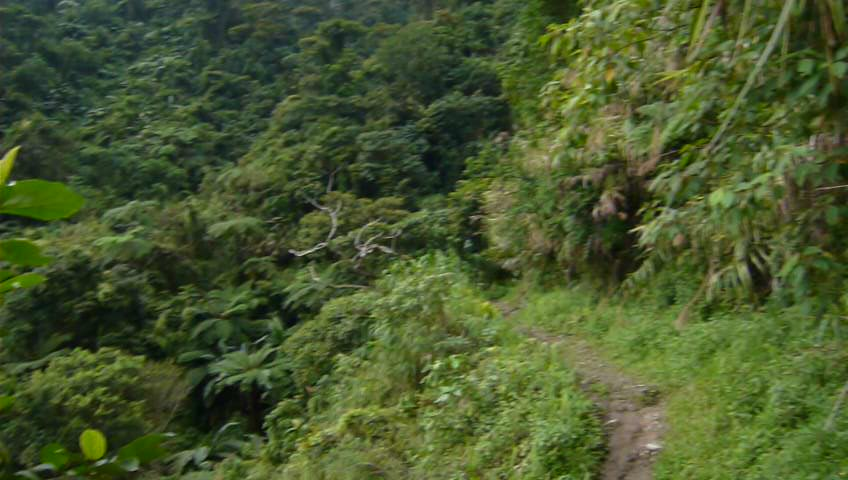
#> input picture datasetColor/100401.jpg, 848 x 480 px
$ python -i ShapeDetector.py   (imports and definitions only)
#> lines starting #> are read from the running program, lines starting #| are printed output that depends on the picture; after the words box and inside, x2 and y2 are one past the last pixel; in counts of white or black regions, pixels touching at a corner belong together
#> further down, picture is the input picture: shape (480, 848, 3); mean B, G, R 45.9, 88.3, 72.3
import cv2
from math import copysign,log10
import imutils
import numpy as np


class ShapeDetector:
    def detect(self,image):
        kernel = cv2.getStructuringElement(cv2.MORPH_ELLIPSE,(3,3))
        caracter = []

        #-------------------- Pretraitement------------------------

        gray = cv2.cvtColor(image, cv2.COLOR_BGR2GRAY)
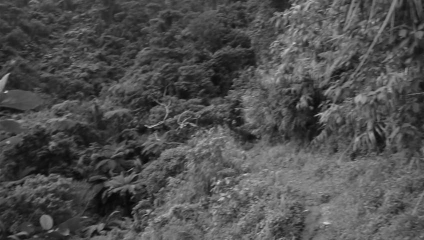
#> gray: shape (480, 848) (shown at 1/2 size); min 1, max 227, mean 78.7
        gray = cv2.GaussianBlur(gray,(7,7),1)


        #------------------- Seuillage ----------------------------
        #Le seuillage adaptatif est la méthode dans laquelle
        #la valeur de seuil est calculée pour des régions plus petites.
        #Cela conduit à différentes valeurs de seuil pour différentes régions
        #en ce qui concerne le changement d'éclairage.
        #Nous utilisons cv2.adaptiveThreshold pour cela.

        #cv2.ADAPTIVE_THRESH_GAUSSIAN_C : il s'agit d'une somme pondérée du voisinage
        #blockSize×blockSize d'un point moins une constante.

        seuil = cv2.adaptiveThreshold(gray,255,cv2.ADAPTIVE_THRESH_GAUSSIAN_C,cv2.THRESH_BINARY_INV,11,2)
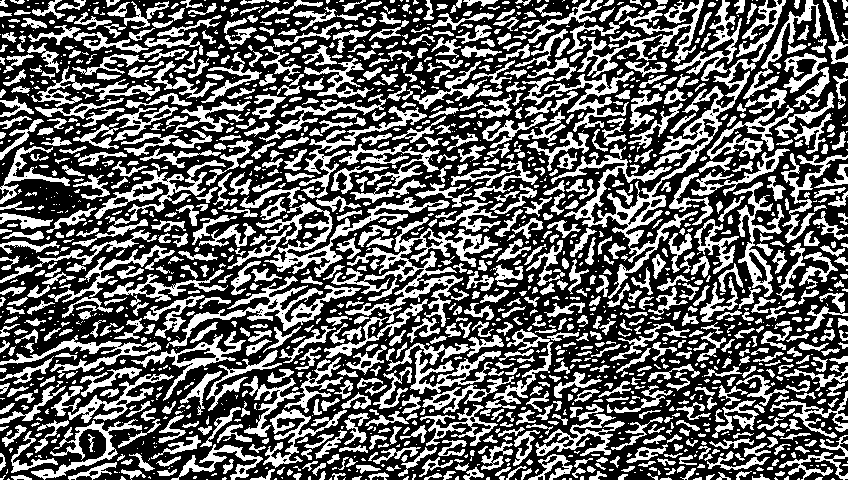
#> seuil: shape (480, 848); 38.7% white; 1761 white regions (808 under 20 px), largest, box (x1, y1, x2, y2) and area: (551, 59, 756, 299) 5515, (331, 217, 498, 327) 3990, (256, 197, 450, 277) 2879

        #------------------- Dilatation puis erosion --------------
        dilate = cv2.dilate(seuil,kernel,iterations=1)
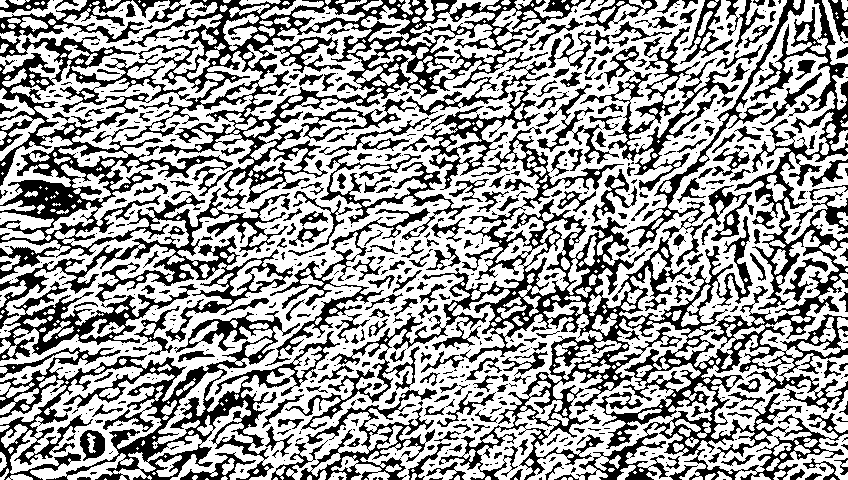
#> dilate: shape (480, 848); 61.8% white; 646 black regions (365 under 20 px), largest, box (x1, y1, x2, y2) and area: (285, 0, 848, 480) 47613, (0, 0, 586, 342) 41563, (0, 311, 340, 480) 14738
        erode = cv2.erode(dilate,kernel,iterations=1)
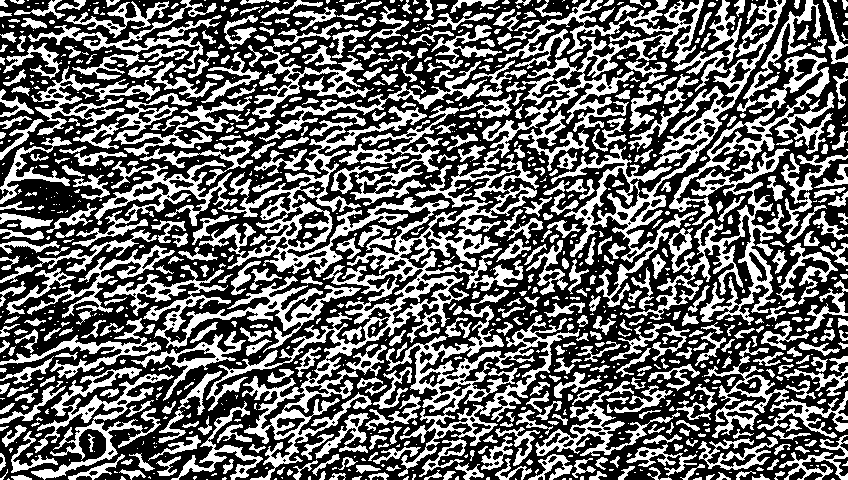
#> erode: shape (480, 848); 40.4% white; 1098 white regions (539 under 20 px)

        #cv2.imshow("Requete",erode)
        #cv2.waitKey(0)
        #------------------- Extraire les contoures ---------------

        contours= cv2.findContours(erode, cv2.RETR_EXTERNAL,cv2.CHAIN_APPROX_SIMPLE)
#> contours = 1078 contours, 637 with area under 20; largest, box (x1, y1, x2, y2) and area: (72, 101, 552, 480) 27147, (386, 290, 580, 477) 9170, (551, 0, 786, 307) 8594, (498, 0, 742, 132) 6948, (624, 148, 790, 325) 5487
        contours = imutils.grab_contours(contours)
        if (len(contours) != 0) :

            #--------------- Extraire le plus grand contour -------

            cntrMax = max(contours,key = cv2.contourArea)
#> cntrMax = contour of 5399 points, box (x1, y1, x2, y2) (72, 101, 552, 480), area 27147

            moments = cv2.moments(cntrMax)
#> moments = moments, m00 27147, centre m10/m00, m01/m00 = (348.8, 259.2)

            moments = cv2.HuMoments(moments)
#> moments = [0.63, 0.0299, 0.109, 0.0109, 4.65e-05, 0.00138, 0.000372]


            for i in range(0,7):
                if (abs(moments[i]) != 0) :
                    moments[i] = -1* copysign(1.0, moments[i]) * log10(abs(moments[i]))
                    caracter.extend(moments[i])
                else:
                    for i in range(0,7):
                            vecteur = [0]
                            caracter.extend(vecteur)
#> after the loop, caracter = [0.2, 1.53, 0.961, 1.96, 4.33, 2.86, 3.43]; moments = [0.2, 1.53, 0.961, 1.96, 4.33, 2.86, 3.43]
        else:
            for i in range(0,7):
                    vecteur = [0]
                    caracter.extend(vecteur)

        return caracter

>>> import cv2
>>> picture = cv2.imread('../datasetColor/100401.jpg')
>>> result = ShapeDetector().detect(picture)
#> result = [0.2, 1.53, 0.961, 1.96, 4.33, 2.86, 3.43]

$ run again, on datasetColor/100502.jpg
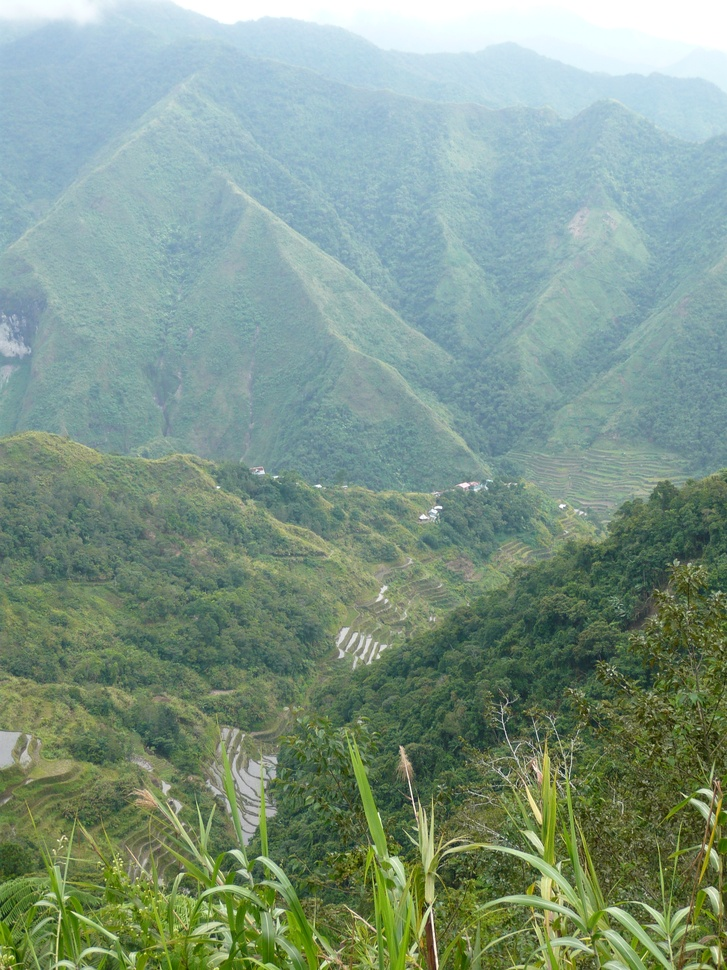
#> input picture datasetColor/100502.jpg, 727 x 970 px, shrunk from 2448 x 3264 before the run
#> picture is the input picture: shape (970, 727, 3); mean B, G, R 135.8, 151.8, 128
#> in detect, `seuil = cv2.adaptiveThreshold(gray,255,cv2.ADAPTIVE_THRESH_GAUSSIAN_C,..`:
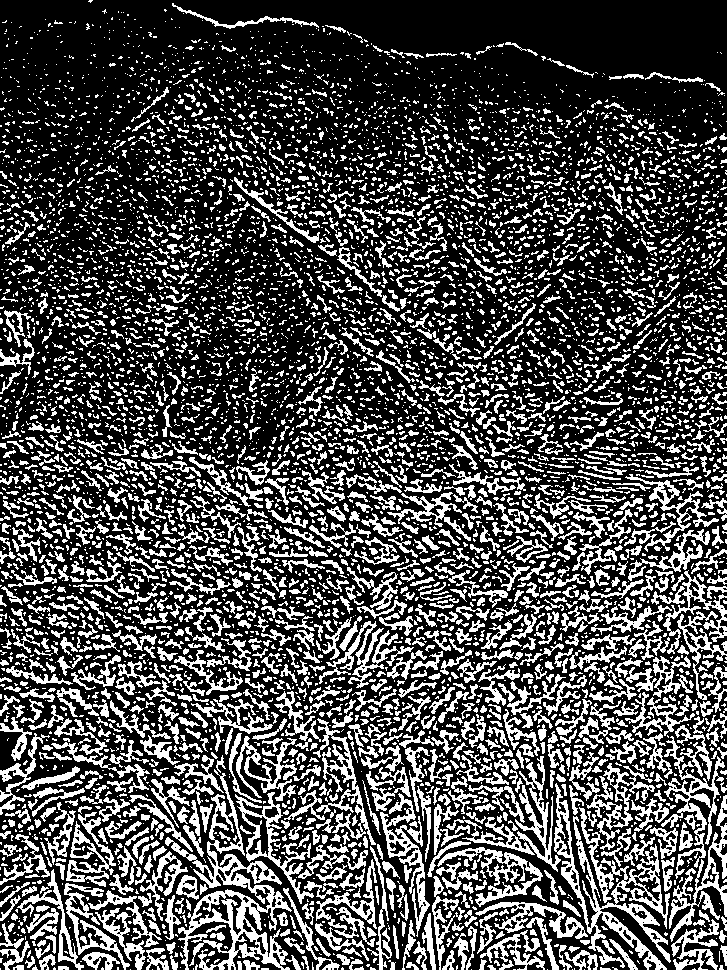
#> seuil: shape (970, 727); 29.8% white; 7111 white regions (5158 under 20 px), largest, box (x1, y1, x2, y2) and area: (165, 769, 292, 970) 5853, (554, 783, 671, 970) 5169, (661, 725, 725, 879) 2401
#> dilate: shape (970, 727); 54% white; 1839 black regions (1257 under 20 px), largest, box (x1, y1, x2, y2) and area: (0, 0, 727, 752) 250072, (382, 602, 623, 726) 3329, (11, 731, 139, 909) 2662
#> in detect, `erode = cv2.erode(dilate,kernel,iterations=1)`:
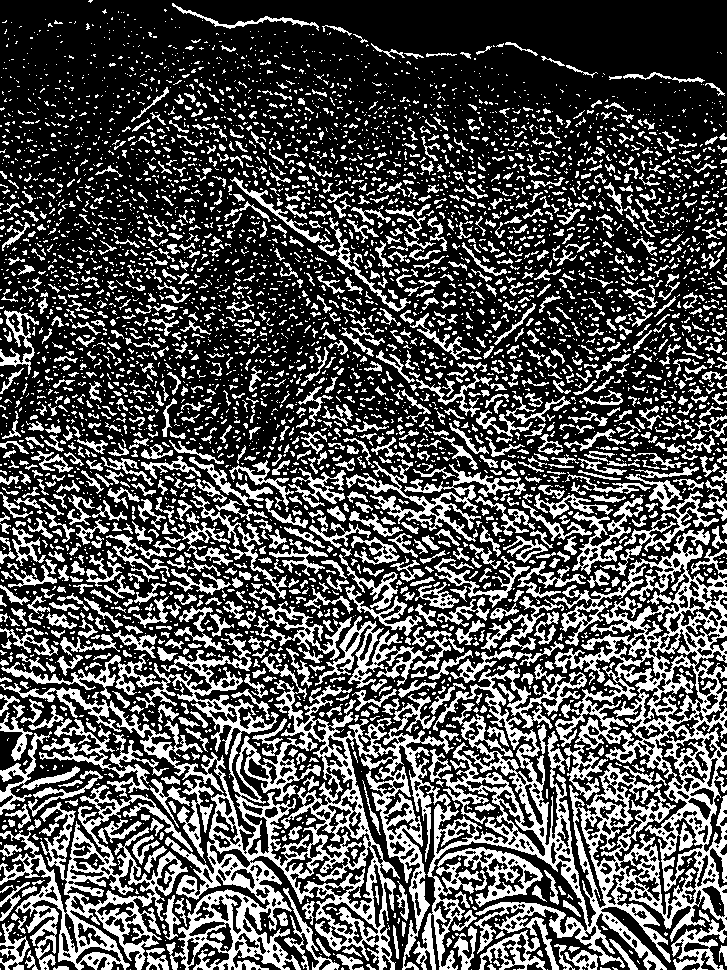
#> erode: shape (970, 727); 32.1% white; 5015 white regions (3650 under 20 px)
#> contours = 4949 contours, 4125 with area under 20; largest, box (x1, y1, x2, y2) and area: (0, 529, 727, 970) 100350, (0, 785, 193, 970) 13418, (346, 459, 526, 542) 2589, (315, 616, 427, 688) 2072, (600, 474, 719, 576) 1976
#> cntrMax = contour of 12971 points, box (x1, y1, x2, y2) (0, 529, 727, 970), area 100350
#> in detect, `moments = cv2.moments(cntrMax)`: moments = moments, m00 100349.5, centre m10/m00, m01/m00 = (468.8, 796.9)
#> in detect, `moments = cv2.HuMoments(moments)`: moments = [0.411, 0.0578, 0.00802, 0.00154, -6.22e-07, -8.12e-05, -5.39e-06]
#> after the loop in detect, `for i in range(0,7):`: caracter = [0.386, 1.24, 2.1, 2.81, -6.21, -4.09, -5.27]

$ run again, on datasetColor/100700.jpg
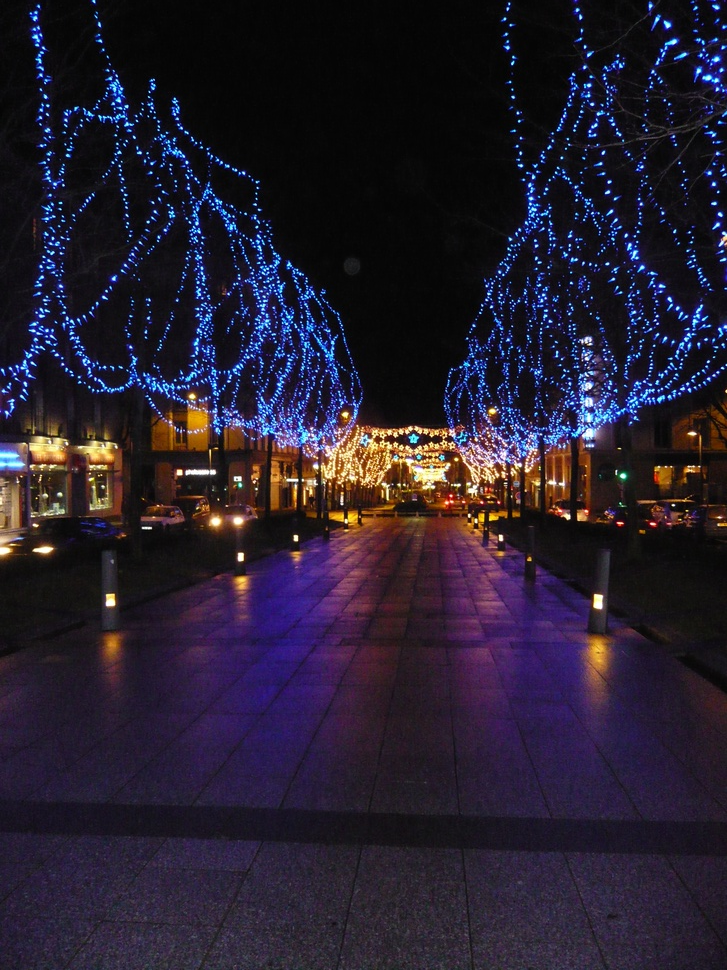
#> input picture datasetColor/100700.jpg, 727 x 970 px, shrunk from 2448 x 3264 before the run
#> picture is the input picture: shape (970, 727, 3); mean B, G, R 47.2, 30.8, 38.1
#> in detect, `seuil = cv2.adaptiveThreshold(gray,255,cv2.ADAPTIVE_THRESH_GAUSSIAN_C,..`:
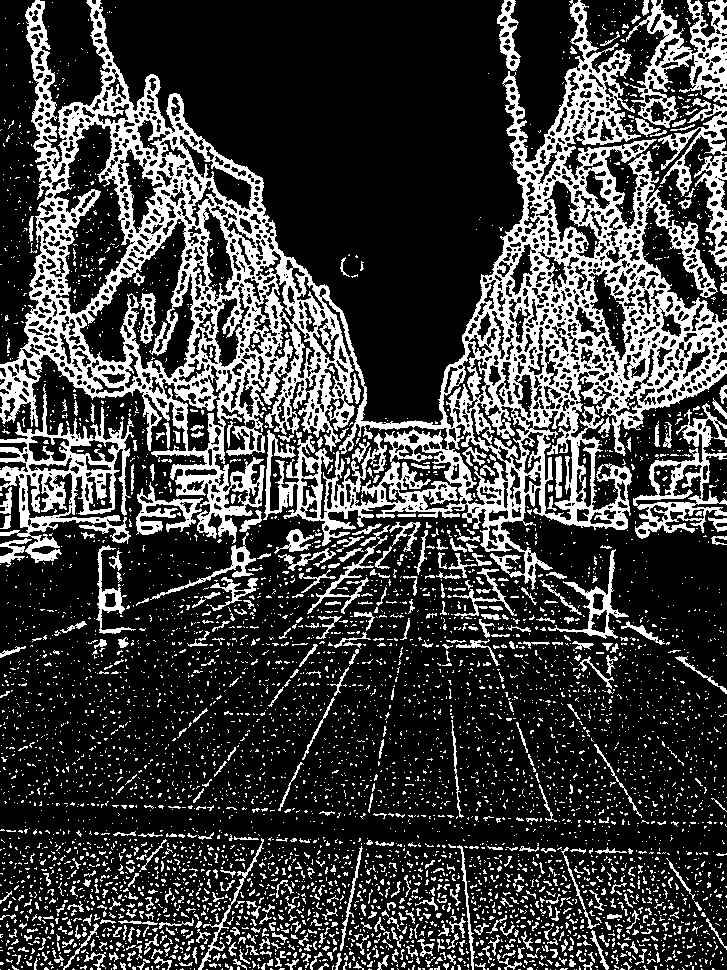
#> seuil: shape (970, 727); 24.8% white; 5396 white regions (4858 under 20 px), largest, box (x1, y1, x2, y2) and area: (0, 0, 727, 590) 102162, (0, 384, 134, 563) 7238, (626, 0, 727, 128) 4524
#> dilate: shape (970, 727); 41.3% white; 2632 white regions (1929 under 20 px), largest, box (x1, y1, x2, y2) and area: (0, 0, 727, 812) 196616, (20, 832, 346, 970) 13877, (331, 837, 610, 970) 11002
#> in detect, `erode = cv2.erode(dilate,kernel,iterations=1)`:
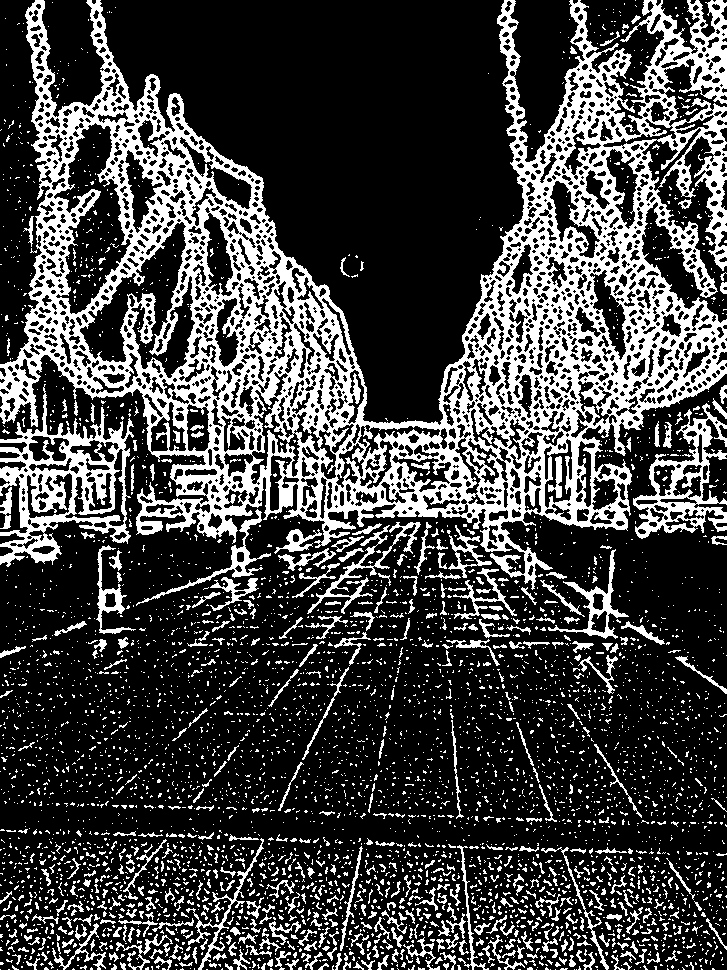
#> erode: shape (970, 727); 26.3% white; 4615 white regions (4104 under 20 px)
#> contours = 4403 contours, 4147 with area under 20; largest, box (x1, y1, x2, y2) and area: (0, 0, 727, 590) 201494, (0, 384, 134, 567) 11867, (633, 403, 727, 539) 5361, (548, 549, 629, 639) 1328, (307, 522, 421, 614) 938
#> cntrMax = contour of 4750 points, box (x1, y1, x2, y2) (0, 0, 727, 590), area 201494
#> in detect, `moments = cv2.moments(cntrMax)`: moments = moments, m00 201494, centre m10/m00, m01/m00 = (373.7, 309.1)
#> in detect, `moments = cv2.HuMoments(moments)`: moments = [0.304, 0.0193, 0.00418, 0.000899, -1.17e-06, -0.000116, 1.29e-06]
#> after the loop in detect, `for i in range(0,7):`: caracter = [0.517, 1.71, 2.38, 3.05, -5.93, -3.94, 5.89]
